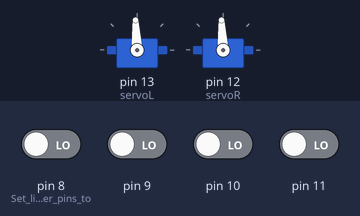
The sketch below on a simulated Arduino Uno, built with avr-gcc and run on an emulated ATmega328P. Parts: 2 × servo. Inputs (shaded band) come from the test bench; at power-on: pin 8 (Set_line_follower_pins_to), pin 9–11 LOW.

Above: at 1.2 s.
1.3 s: pin 8 (Set_line_follower_pins_to) driven HIGH
At 2.5 s:
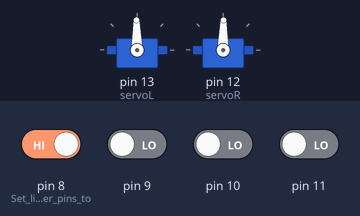
2.8 s: pin 9 driven HIGH
At 3.9 s:
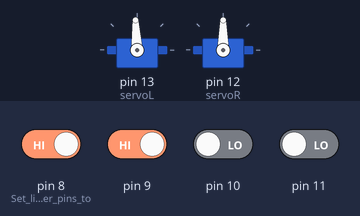
4.3 s: pin 10 driven HIGH
At 5.3 s:
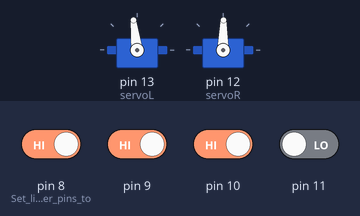
Timing chart, 0 to 7.3 s (numbered marks = the images above; inputs shaded):
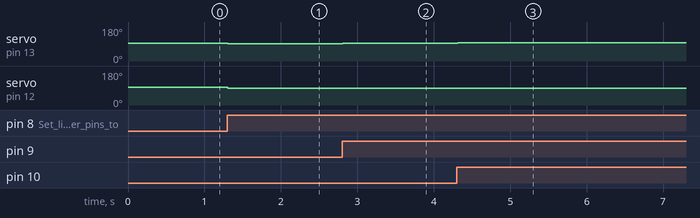

Measured:
- after the input at 1.3 s, servo on pin 13 (servoL): 93° → 91° at once; servo on pin 12 (servoR): 93° → 89° at once
- after the input at 2.8 s, servo on pin 13 (servoL): 91° → 93° at once; servo on pin 12 (servoR): 89° → 90° at once
- after the input at 4.3 s, servo on pin 13 (servoL): 93° → 97° at once; servo on pin 12 (servoR): 90° → 89° at once

The sketch:

sketch_oct27a.ino
```cpp
#include <Servo.h>                           // Use the Servo library (included with Arduino IDE)

Servo servoL;                                // Define the left and right servos
Servo servoR;

// Perform these steps with the Arduino is first powered on
void setup()
{
  servoL.attach(13);                         // Attach (programmatically connect) servos to pins on Arduino
  servoR.attach(12);

  pinMode(8, INPUT);                         // Set line follower pins to inputs
  pinMode(9, INPUT);
  pinMode(10, INPUT);
  pinMode(11, INPUT);
}

// This code repeats indefinitely
void loop()
{
  byte LF_8 = digitalRead(8);              // Copy Line Follower Sensor value to byte variables
  byte LF_9 = digitalRead(9);
  byte LF_10 = digitalRead(10);
  byte LF_11 = digitalRead(11);


  // Determine how to steer based on state of the two line follower sensors
  int vL, vR;

    if ((LF_9 == 1) && (LF_10 == 1)) {     // If both center line sensors see the line
      vL = 40;                             // forward high speed
      vR = 40;
    }
    else if (LF_9 == 1) {                  // If second left sensor sees the line
      vL = 0;                              // vear left
      vR = 30;
    }
    else if (LF_10 == 1) {                 // If second right sensor sees the line
      vL = 30;                             // vear right
      vR = 0;
    }
    else if (LF_8 == 1)  {                 // If leftmost sensor sees the line
      vL = -20;                            // make a sharp turn left
      vR = 40;
    }
     else if (LF_11 == 1)  {               // If rightmost sensor sees the line
      vL = 40;                             // make a sharp turn right
      vR = -20;
    }
     else   {                              // If no sensor detects a line
      vL = 0;                              // stop motors
      vR = 0;
    }

  servoL.writeMicroseconds(1500 + vL);      // Steer robot to recenter it over the line
  servoR.writeMicroseconds(1500 - vR);

  delay(50);                                // Delay for 50 milliseconds (1/20 second)
}
```
